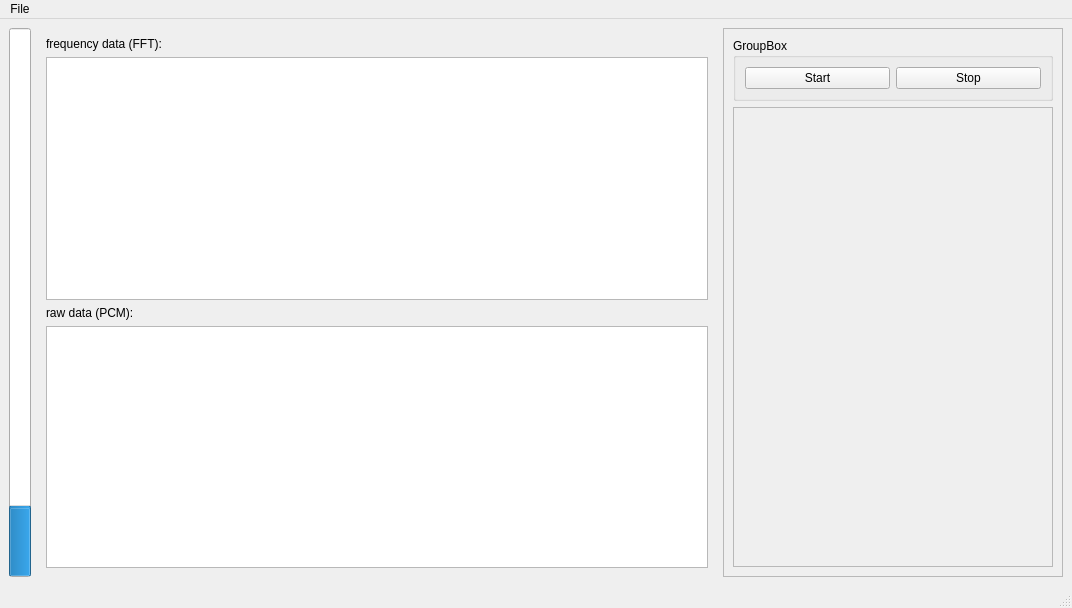
<?xml version="1.0" encoding="UTF-8"?>
<ui version="4.0">
 <class>MainWindow</class>
 <widget class="QMainWindow" name="MainWindow">
  <property name="geometry">
   <rect>
    <x>0</x>
    <y>0</y>
    <width>1072</width>
    <height>608</height>
   </rect>
  </property>
  <property name="windowTitle">
   <string>Proteus Production Tool</string>
  </property>
  <widget class="QWidget" name="centralwidget">
   <layout class="QHBoxLayout" name="horizontalLayout">
    <item>
     <widget class="QProgressBar" name="pbLevel">
      <property name="maximum">
       <number>1000</number>
      </property>
      <property name="value">
       <number>123</number>
      </property>
      <property name="textVisible">
       <bool>false</bool>
      </property>
      <property name="orientation">
       <enum>Qt::Vertical</enum>
      </property>
     </widget>
    </item>
    <item>
     <widget class="QFrame" name="frame">
      <property name="sizePolicy">
       <sizepolicy hsizetype="Preferred" vsizetype="Preferred">
        <horstretch>2</horstretch>
        <verstretch>0</verstretch>
       </sizepolicy>
      </property>
      <property name="frameShape">
       <enum>QFrame::NoFrame</enum>
      </property>
      <property name="frameShadow">
       <enum>QFrame::Plain</enum>
      </property>
      <layout class="QVBoxLayout" name="verticalLayout">
       <item>
        <widget class="QLabel" name="label">
         <property name="text">
          <string>frequency data (FFT):</string>
         </property>
        </widget>
       </item>
       <item>
        <widget class="PlotWidget" name="grFFT"/>
       </item>
       <item>
        <widget class="QLabel" name="label_2">
         <property name="text">
          <string>raw data (PCM):</string>
         </property>
        </widget>
       </item>
       <item>
        <widget class="PlotWidget" name="grPCM"/>
       </item>
      </layout>
     </widget>
    </item>
    <item>
     <widget class="QFrame" name="frame_2">
      <property name="sizePolicy">
       <sizepolicy hsizetype="Preferred" vsizetype="Preferred">
        <horstretch>1</horstretch>
        <verstretch>0</verstretch>
       </sizepolicy>
      </property>
      <property name="frameShape">
       <enum>QFrame::StyledPanel</enum>
      </property>
      <property name="frameShadow">
       <enum>QFrame::Raised</enum>
      </property>
      <layout class="QVBoxLayout" name="verticalLayout_2">
       <item>
        <widget class="QGroupBox" name="groupBox">
         <property name="title">
          <string>GroupBox</string>
         </property>
         <layout class="QHBoxLayout" name="horizontalLayout_2">
          <item>
           <widget class="QPushButton" name="btnStart">
            <property name="text">
             <string>Start</string>
            </property>
           </widget>
          </item>
          <item>
           <widget class="QPushButton" name="btnStop">
            <property name="text">
             <string>Stop</string>
            </property>
           </widget>
          </item>
         </layout>
        </widget>
       </item>
       <item>
        <widget class="QScrollArea" name="scrollArea">
         <property name="widgetResizable">
          <bool>true</bool>
         </property>
         <widget class="QWidget" name="scrollAreaWidgetContents_2">
          <property name="geometry">
           <rect>
            <x>0</x>
            <y>0</y>
            <width>318</width>
            <height>465</height>
           </rect>
          </property>
         </widget>
        </widget>
       </item>
      </layout>
     </widget>
    </item>
   </layout>
  </widget>
  <widget class="QMenuBar" name="menuBar">
   <property name="geometry">
    <rect>
     <x>0</x>
     <y>0</y>
     <width>1072</width>
     <height>21</height>
    </rect>
   </property>
   <widget class="QMenu" name="menuFile">
    <property name="title">
     <string>File</string>
    </property>
    <addaction name="actionClose"/>
   </widget>
   <addaction name="menuFile"/>
  </widget>
  <widget class="QStatusBar" name="statusBar"/>
  <action name="actionClose">
   <property name="text">
    <string>Close</string>
   </property>
  </action>
 </widget>
 <customwidgets>
  <customwidget>
   <class>PlotWidget</class>
   <extends>QGraphicsView</extends>
   <header>pyqtgraph</header>
  </customwidget>
 </customwidgets>
 <resources/>
 <connections/>
</ui>
